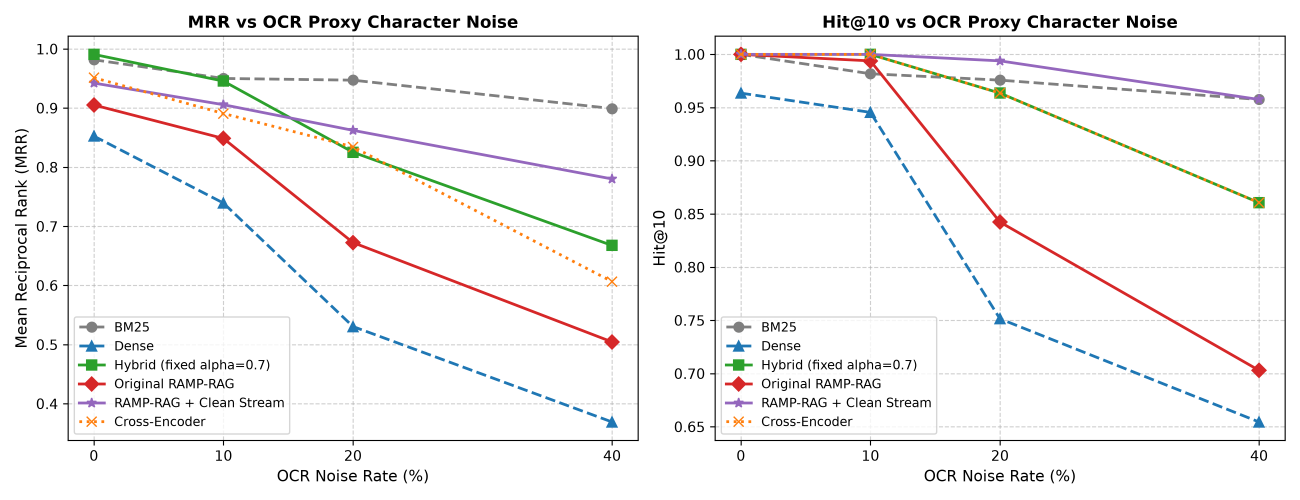
#> input picture ai_engine/rag/data/mrr_hit10_vs_noise.png, 3900 x 1500 px (shown at 1/3 size)
$ python -i renderer.py   (imports and definitions only)
#> lines starting #> are read from the running program, lines starting #| are printed output that depends on the picture
"""
Video Composition Renderer
Builds static, carefully composed shots with optional subtitles and source audio.
"""
import os
import math
import logging
from typing import List, Dict, Any, Optional, Tuple
import numpy as np
from PIL import Image, ImageFilter, ImageDraw, ImageFont

try:
    from moviepy import VideoClip, VideoFileClip, concatenate_videoclips
    HAS_MOVIEPY = True
except ImportError:
    HAS_MOVIEPY = False

    class _DummyClip:
        def __init__(self, *args: Any, **kwargs: Any) -> None:
            pass

        def __call__(self, *args: Any, **kwargs: Any) -> Any:
            return self

        def __getattr__(self, name: str) -> Any:
            return self

    VideoClip: Any = _DummyClip
    VideoFileClip: Any = _DummyClip
    def concatenate_videoclips(*args: Any, **kwargs: Any) -> Any:
        return _DummyClip()

from ai_engine.video_generation.subtitles import render_subtitle_frame

logger = logging.getLogger(__name__)


class VideoRenderer:
    """
    Assembles curated media into static compositions. Audio from selected source
    videos is retained; the renderer does not generate a background soundtrack.
    """

    def __init__(self, fps: int = 24, resolution: str = "720x1280"):
        self.fps = fps
        self.resolution = resolution  # Default portrait (720x1280) for mobile Flutter app

    # [265 lines left out: functions _parse_resolution, render_spec, create_image_shot_clip, create_title_card_clip, render_video, not called in this run]

>>> result = VideoRenderer().create_image_shot_clip('../rag/data/mrr_hit10_vs_noise.png')
#> in create_image_shot_clip, orig is the input picture: PIL image 3900x1500 RGBA; mean R, G, B, A 245.1, 244.4, 244.3, 255
#> in create_image_shot_clip, `bg_small = orig_img.resize((small_w, small_h), Image.Resampling.BILINE..`:
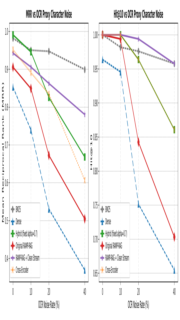
#> bg_small: PIL image 180x320 RGB; mean R, G, B 245.1, 244.4, 244.3
#> in create_image_shot_clip, `bg_small = bg_small.filter(ImageFilter.GaussianBlur(radius=8))`:
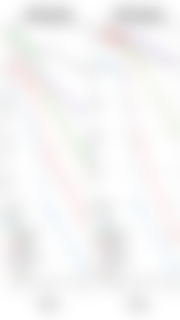
#> bg_small: PIL image 180x320 RGB; mean R, G, B 245.4, 244.7, 244.6
#> in create_image_shot_clip, `dark_overlay = Image.new("RGBA", (tw, th), (12, 8, 20, 150))`:
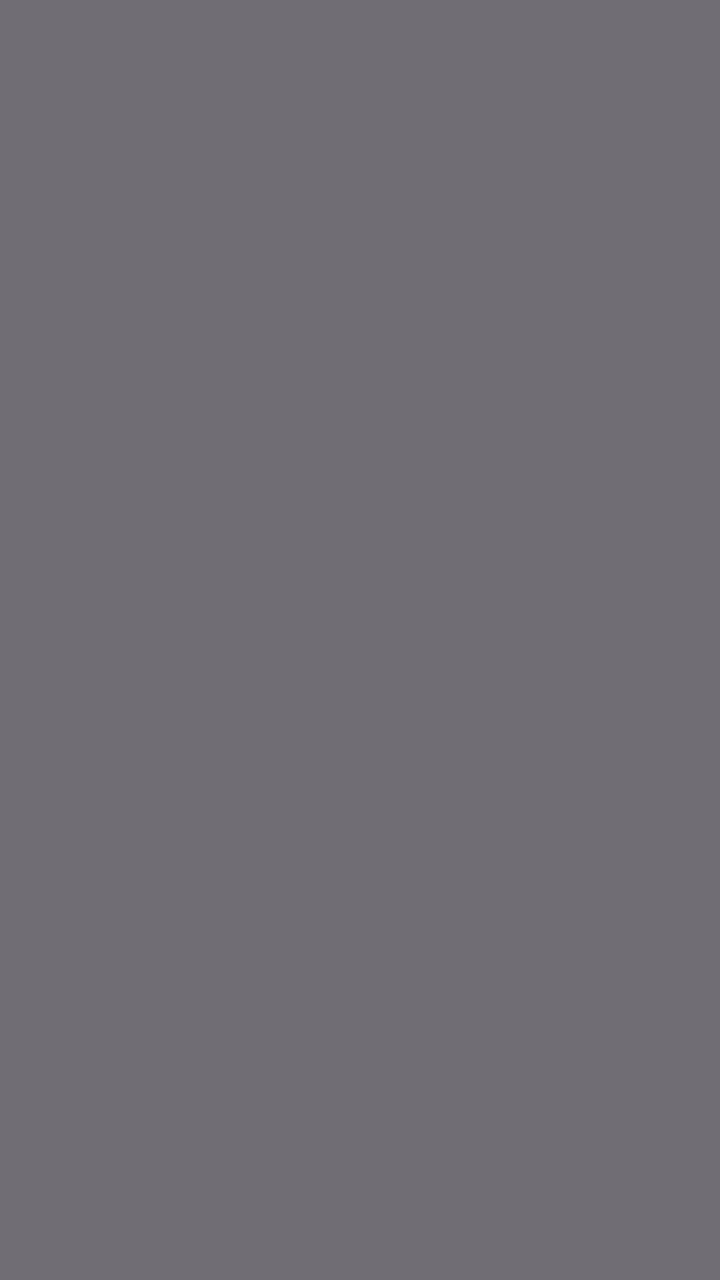
#> dark_overlay: PIL image 720x1280 RGBA; mean R, G, B, A 12, 8, 20, 150; transparent parts drawn white
#> in create_image_shot_clip, `fg_base = orig_img.resize((fg_w, fg_h), Image.Resampling.LANCZOS)`:
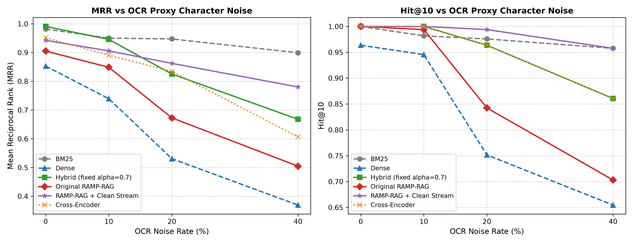
#> fg_base: PIL image 633x243 RGB; mean R, G, B 244.3, 243.5, 243.4
#> in create_image_shot_clip, `border_img = Image.new("RGBA", (fg_w + 6, fg_h + 6), (0, 0, 0, 0))`: border_img: PIL image 639x249 RGBA; every value is 0
#> in create_image_shot_clip, `border_img.paste(fg_base, (3, 3))`:
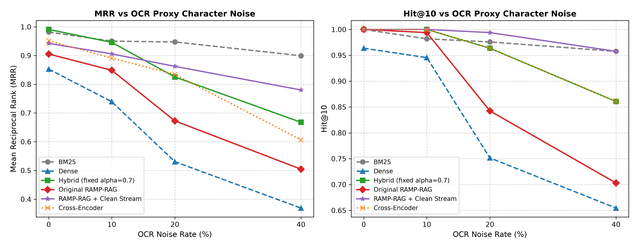
#> border_img: PIL image 639x249 RGBA; mean R, G, B, A 241.8, 241.1, 241, 248.5; transparent parts drawn white
#> in create_image_shot_clip, `canvas.paste( border_img, ((tw - border_img.width) // 2, (th - border_..`:
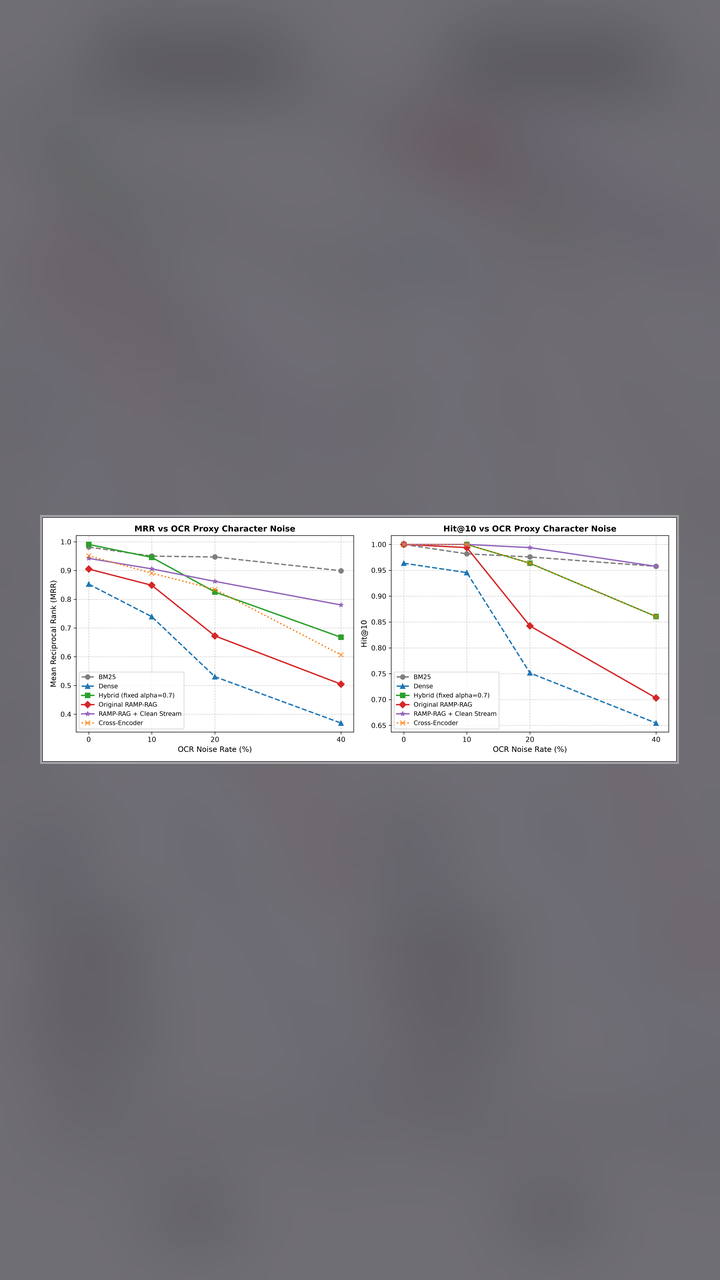
#> canvas: PIL image 720x1280 RGB; mean R, G, B 130.7, 128.5, 134.3
#> (the run stopped early here; a loop or call above may not have finished)

$ run again, on ai_engine/rag/data/mrr_vs_fbad.png
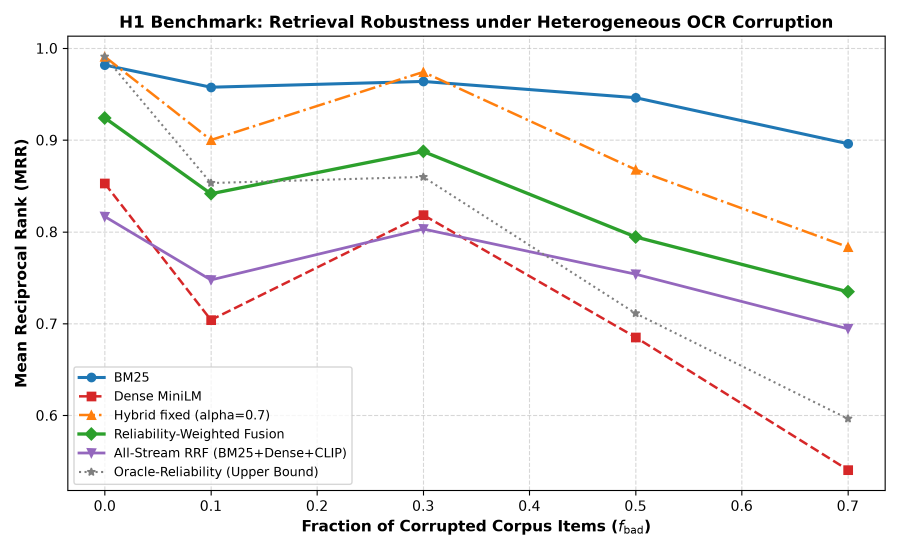
#> input picture ai_engine/rag/data/mrr_vs_fbad.png, 2700 x 1650 px (shown at 1/3 size)
#> in create_image_shot_clip, orig is the input picture: PIL image 2700x1650 RGBA; mean R, G, B, A 244.6, 244.4, 244, 255
#> in create_image_shot_clip, `bg_small = bg_small.filter(ImageFilter.GaussianBlur(radius=8))`:
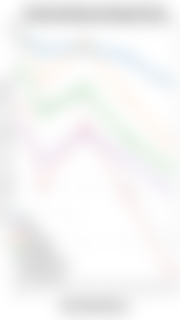
#> bg_small: PIL image 180x320 RGB; mean R, G, B 244.9, 244.7, 244.4
#> in create_image_shot_clip, `canvas.paste( border_img, ((tw - border_img.width) // 2, (th - border_..`:
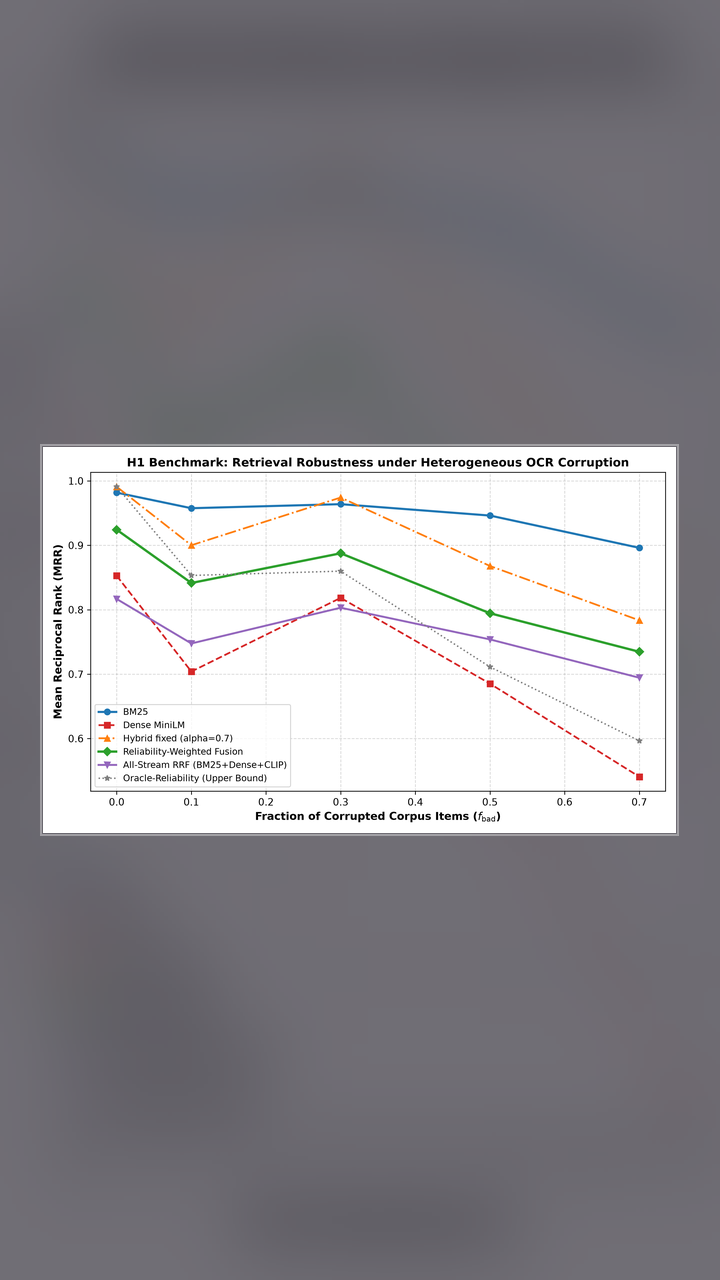
#> canvas: PIL image 720x1280 RGB; mean R, G, B 143.8, 142.1, 147.1

$ run again, on ai_engine/rag/data/pareto_cascade.png
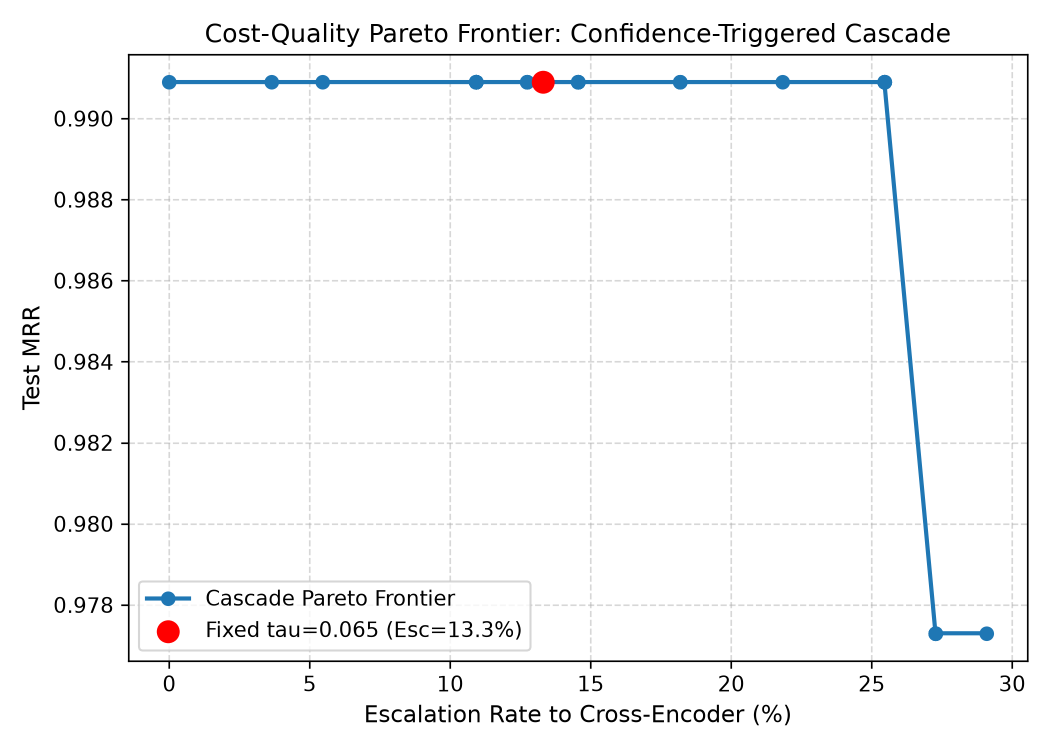
#> input picture ai_engine/rag/data/pareto_cascade.png, 2100 x 1500 px (shown at 1/2 size)
#> in create_image_shot_clip, orig is the input picture: PIL image 2100x1500 RGBA; mean R, G, B, A 246.9, 247.5, 248, 255
#> in create_image_shot_clip, `bg_small = bg_small.filter(ImageFilter.GaussianBlur(radius=8))`:
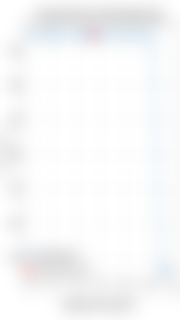
#> bg_small: PIL image 180x320 RGB; mean R, G, B 247.1, 247.6, 248.1
#> in create_image_shot_clip, `canvas.paste( border_img, ((tw - border_img.width) // 2, (th - border_..`:
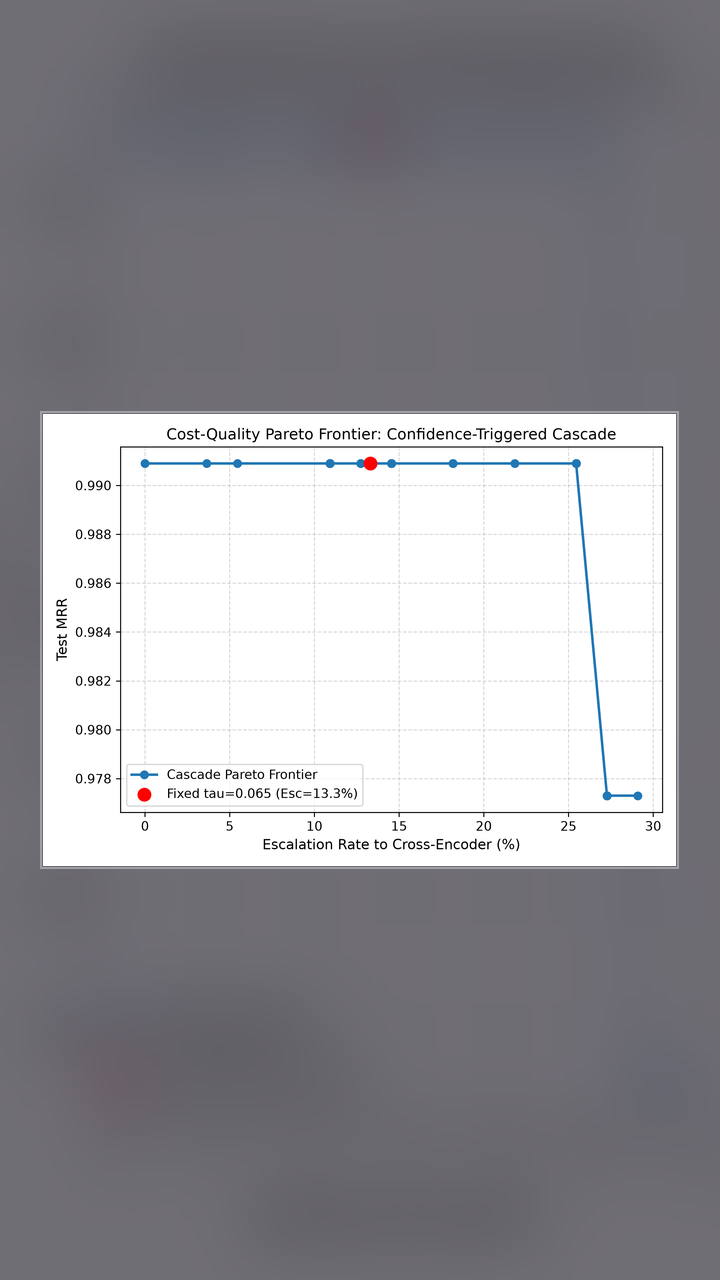
#> canvas: PIL image 720x1280 RGB; mean R, G, B 151.2, 149.9, 155.1

$ run again, on ai_engine/rag/data/query_type_heatmap.png
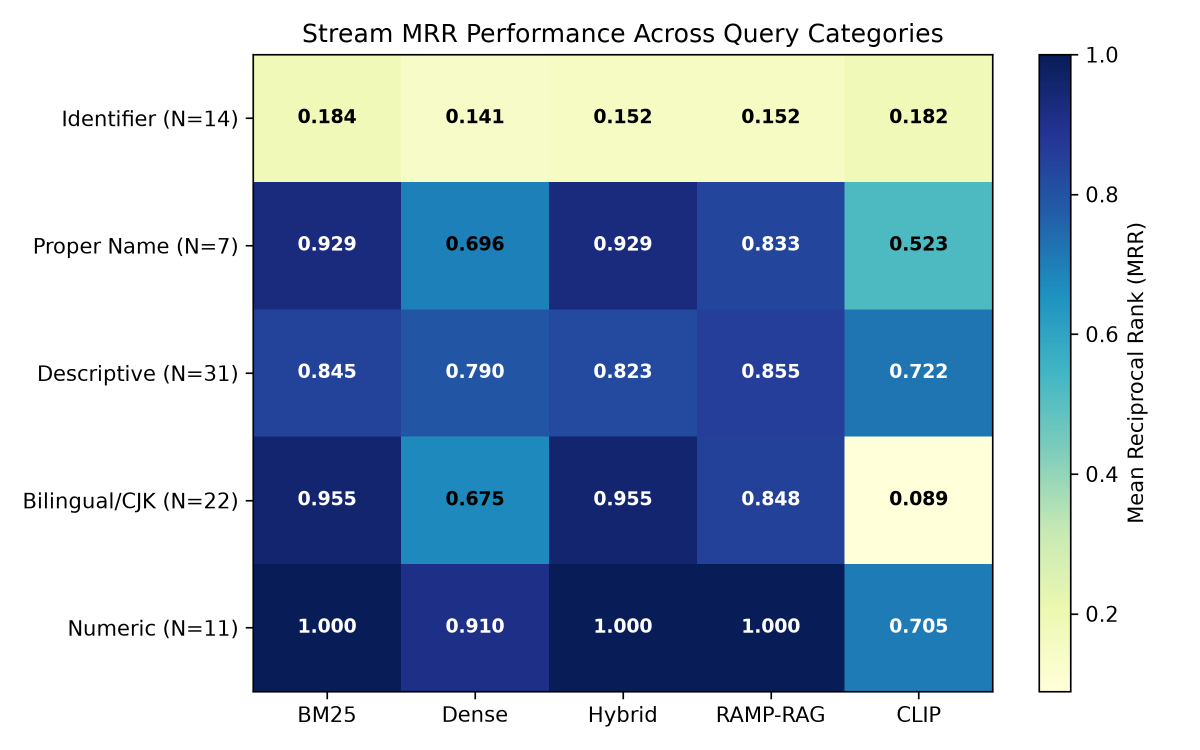
#> input picture ai_engine/rag/data/query_type_heatmap.png, 2400 x 1500 px (shown at 1/2 size)
#> in create_image_shot_clip, orig is the input picture: PIL image 2400x1500 RGBA; mean R, G, B, A 156.9, 176.3, 196.9, 255
#> in create_image_shot_clip, `bg_small = bg_small.filter(ImageFilter.GaussianBlur(radius=8))`:
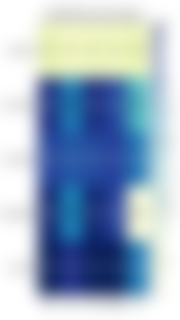
#> bg_small: PIL image 180x320 RGB; mean R, G, B 157, 176.4, 197
#> in create_image_shot_clip, `canvas.paste( border_img, ((tw - border_img.width) // 2, (th - border_..`:
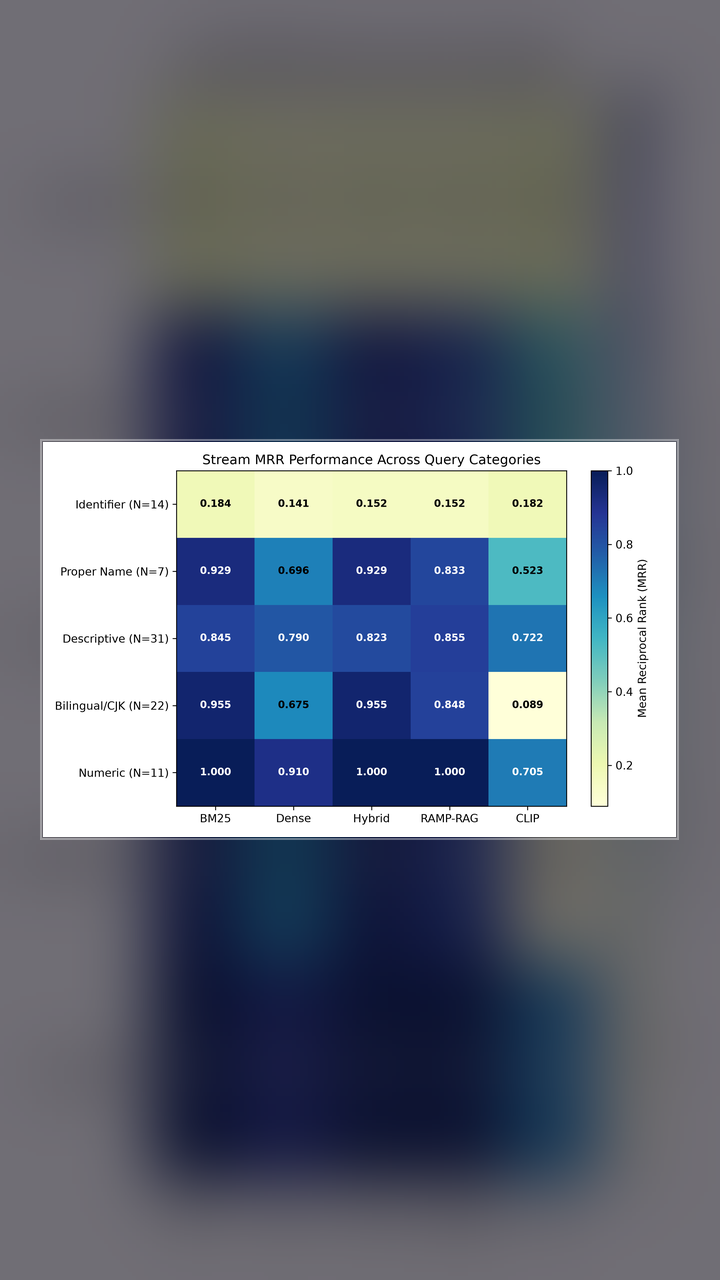
#> canvas: PIL image 720x1280 RGB; mean R, G, B 101.2, 108.9, 122.7
